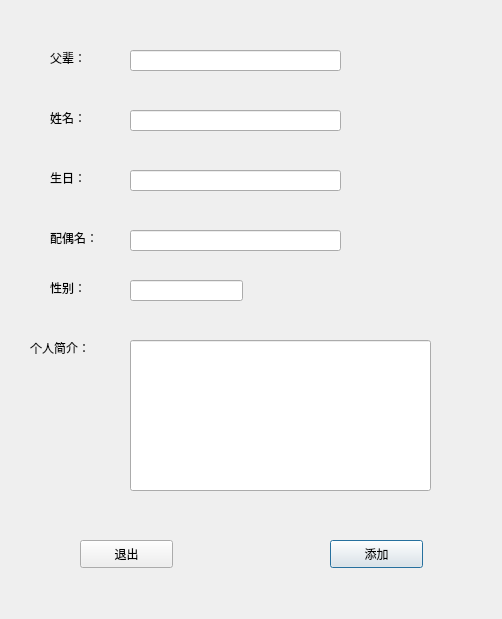
<?xml version="1.0" encoding="UTF-8"?>
<ui version="4.0">
 <class>Add</class>
 <widget class="QDialog" name="Add">
  <property name="geometry">
   <rect>
    <x>0</x>
    <y>0</y>
    <width>502</width>
    <height>619</height>
   </rect>
  </property>
  <property name="windowTitle">
   <string>Dialog</string>
  </property>
  <widget class="QLabel" name="label">
   <property name="geometry">
    <rect>
     <x>50</x>
     <y>110</y>
     <width>72</width>
     <height>15</height>
    </rect>
   </property>
   <property name="text">
    <string>姓名：</string>
   </property>
  </widget>
  <widget class="QLabel" name="label_2">
   <property name="geometry">
    <rect>
     <x>50</x>
     <y>170</y>
     <width>72</width>
     <height>15</height>
    </rect>
   </property>
   <property name="text">
    <string>生日：</string>
   </property>
  </widget>
  <widget class="QLabel" name="label_3">
   <property name="geometry">
    <rect>
     <x>50</x>
     <y>230</y>
     <width>72</width>
     <height>15</height>
    </rect>
   </property>
   <property name="text">
    <string>配偶名：</string>
   </property>
  </widget>
  <widget class="QLabel" name="label_4">
   <property name="geometry">
    <rect>
     <x>30</x>
     <y>340</y>
     <width>72</width>
     <height>15</height>
    </rect>
   </property>
   <property name="text">
    <string>个人简介：</string>
   </property>
  </widget>
  <widget class="QLineEdit" name="lineEdit">
   <property name="geometry">
    <rect>
     <x>130</x>
     <y>110</y>
     <width>211</width>
     <height>21</height>
    </rect>
   </property>
  </widget>
  <widget class="QLineEdit" name="lineEdit_2">
   <property name="geometry">
    <rect>
     <x>130</x>
     <y>170</y>
     <width>211</width>
     <height>21</height>
    </rect>
   </property>
  </widget>
  <widget class="QLineEdit" name="lineEdit_3">
   <property name="geometry">
    <rect>
     <x>130</x>
     <y>230</y>
     <width>211</width>
     <height>21</height>
    </rect>
   </property>
  </widget>
  <widget class="QPushButton" name="pushButton">
   <property name="geometry">
    <rect>
     <x>330</x>
     <y>540</y>
     <width>93</width>
     <height>28</height>
    </rect>
   </property>
   <property name="text">
    <string>添加</string>
   </property>
  </widget>
  <widget class="QLabel" name="label_5">
   <property name="geometry">
    <rect>
     <x>50</x>
     <y>50</y>
     <width>72</width>
     <height>15</height>
    </rect>
   </property>
   <property name="text">
    <string>父辈：</string>
   </property>
  </widget>
  <widget class="QLineEdit" name="lineEdit_4">
   <property name="geometry">
    <rect>
     <x>130</x>
     <y>50</y>
     <width>211</width>
     <height>21</height>
    </rect>
   </property>
  </widget>
  <widget class="QLabel" name="label_6">
   <property name="geometry">
    <rect>
     <x>50</x>
     <y>280</y>
     <width>72</width>
     <height>15</height>
    </rect>
   </property>
   <property name="text">
    <string>性别：</string>
   </property>
  </widget>
  <widget class="QLineEdit" name="lineEdit_5">
   <property name="geometry">
    <rect>
     <x>130</x>
     <y>280</y>
     <width>113</width>
     <height>21</height>
    </rect>
   </property>
  </widget>
  <widget class="QLineEdit" name="lineEdit_6">
   <property name="geometry">
    <rect>
     <x>130</x>
     <y>340</y>
     <width>301</width>
     <height>151</height>
    </rect>
   </property>
  </widget>
  <widget class="QPushButton" name="pushButton_2">
   <property name="geometry">
    <rect>
     <x>80</x>
     <y>540</y>
     <width>93</width>
     <height>28</height>
    </rect>
   </property>
   <property name="text">
    <string>退出</string>
   </property>
  </widget>
 </widget>
 <resources/>
 <connections/>
</ui>
